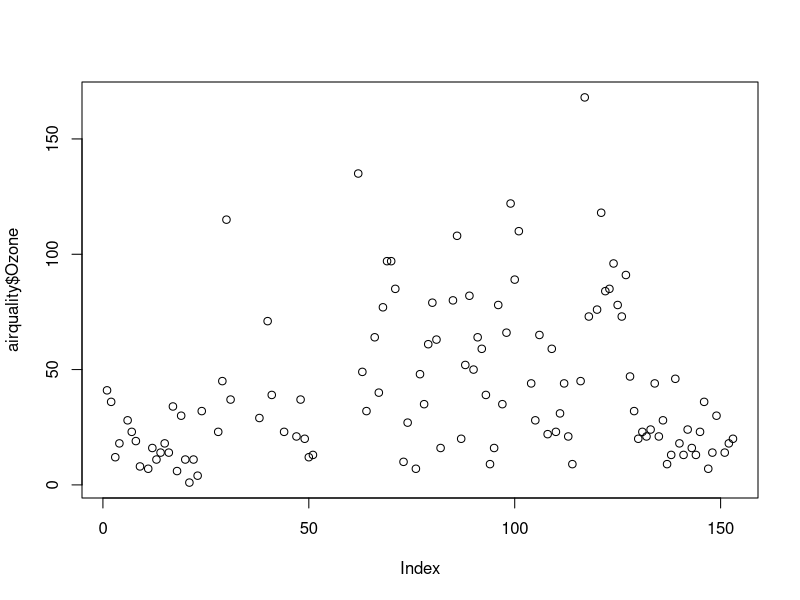
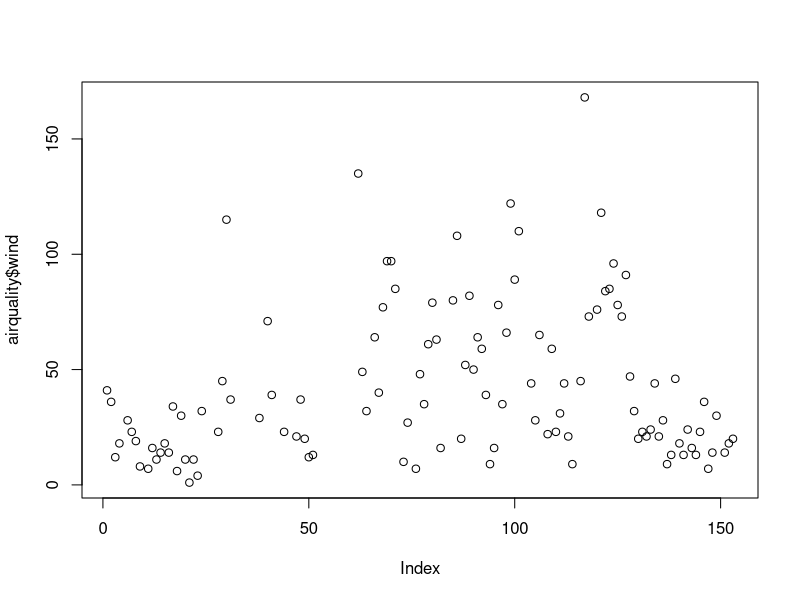
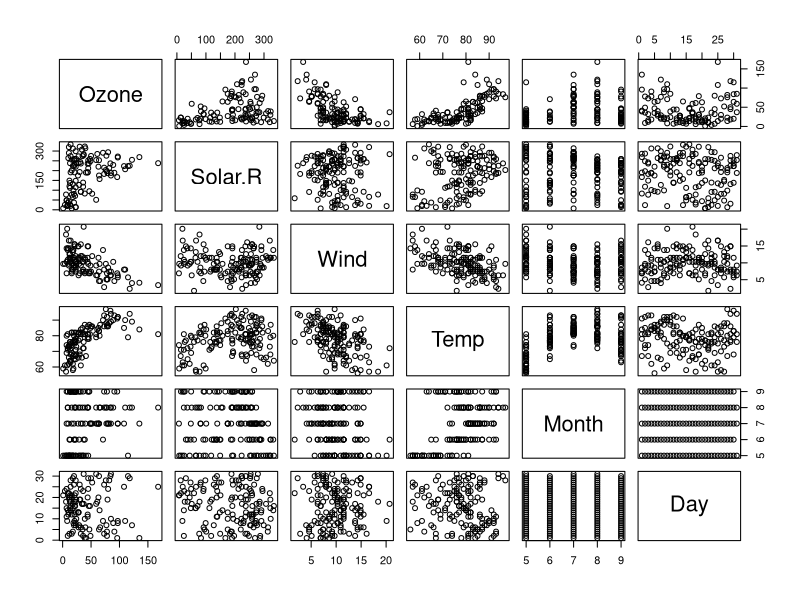
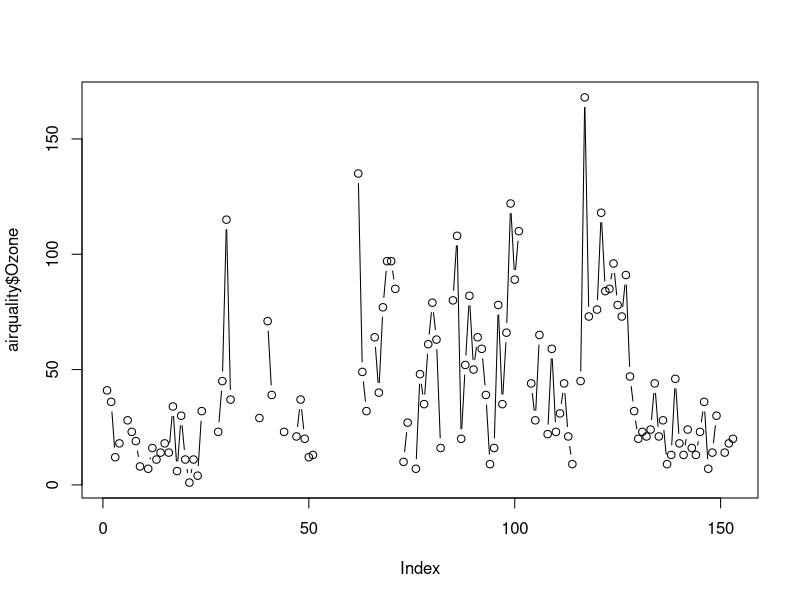
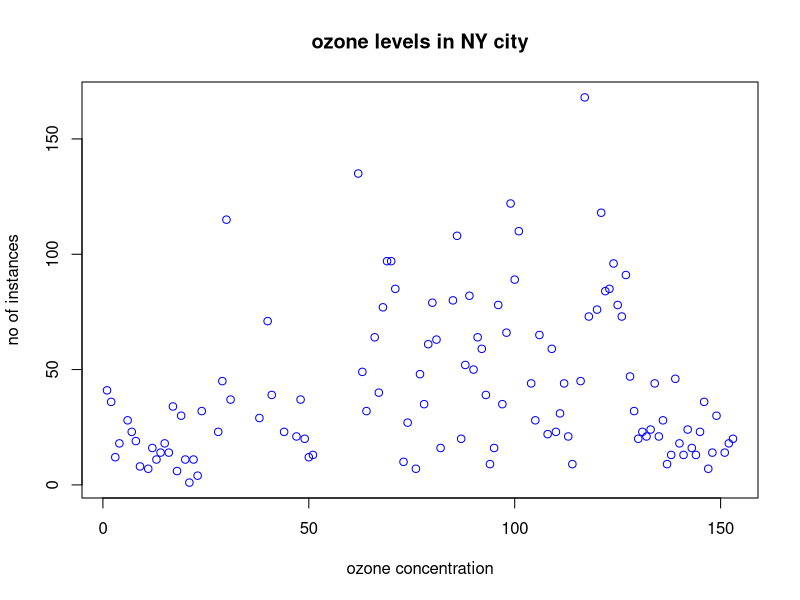
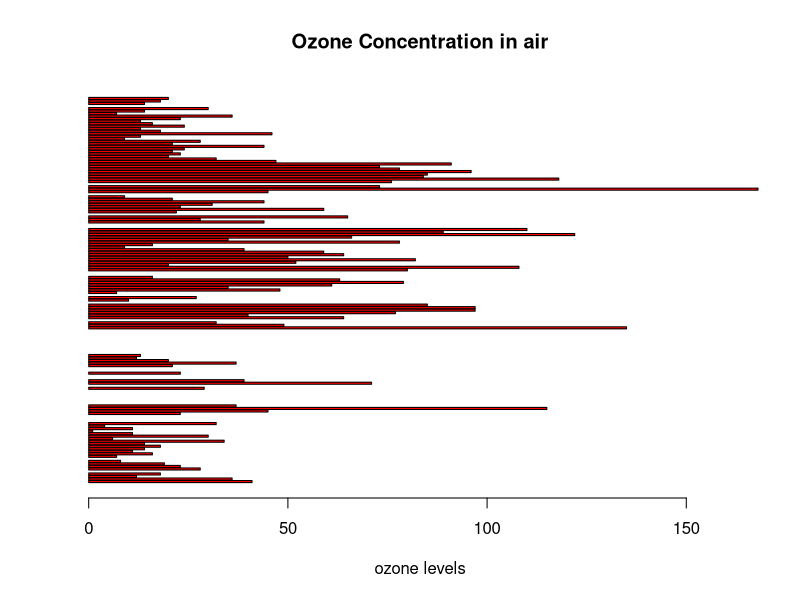
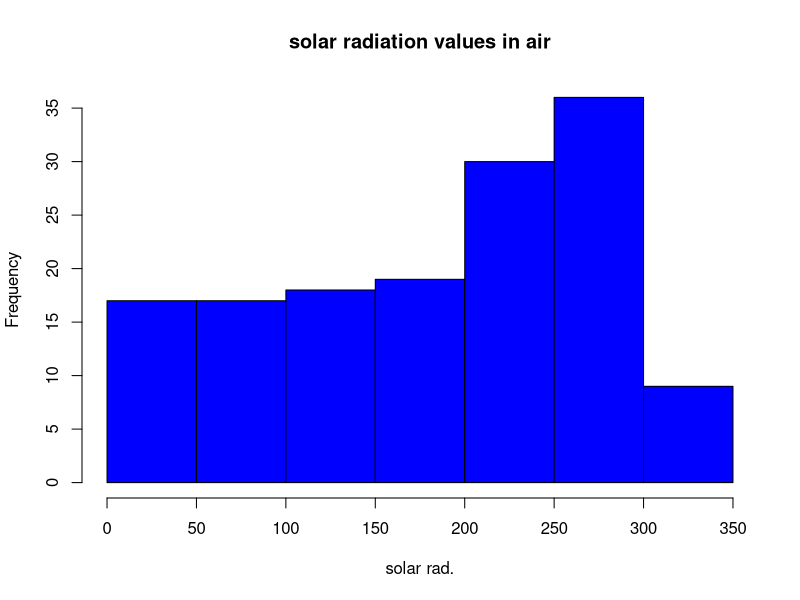
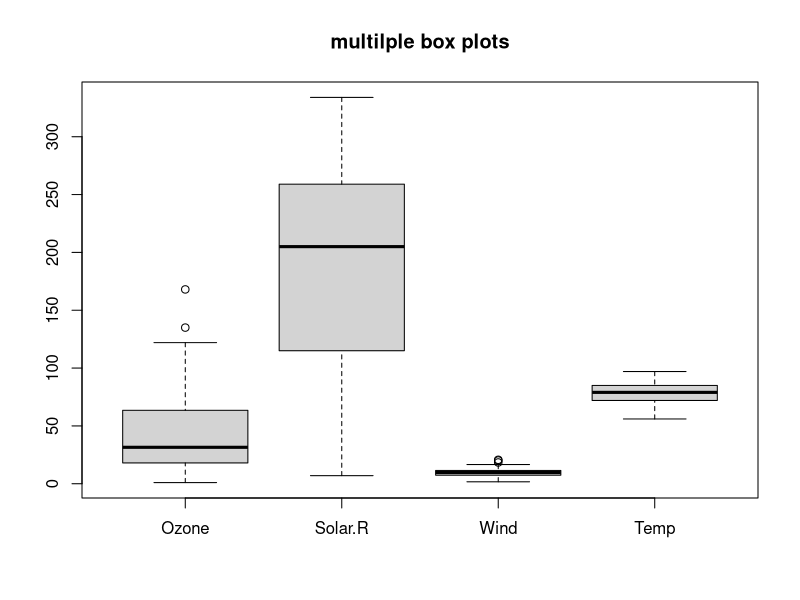

Recreate these plots in R, in order.
airquality<-datasets::airquality
head(airquality)
tail(airquality)
summary(airquality)
summary(airquality$Temp)
summary(airquality[,3])
plot(airquality$Ozone)
plot(airquality$Ozone,airquality$wind)
plot(airquality)
plot(airquality$Ozone, type="b")
plot(airquality$Ozone, xlab='ozone concentration', ylab='no of instances',main='ozone levels in NY city',col='blue')
barplot(airquality$Ozone,main = 'Ozone Concentration in air',xlab = 'ozone levels', col='red',horiz=TRUE)

hist(airquality$Solar.R,
     main = 'solar radiation values in air',
     xlab = 'solar rad.',col='blue')
boxplot(airquality[,1:4], main='multilple box plots')
# airquality from 1 to 4 columns
